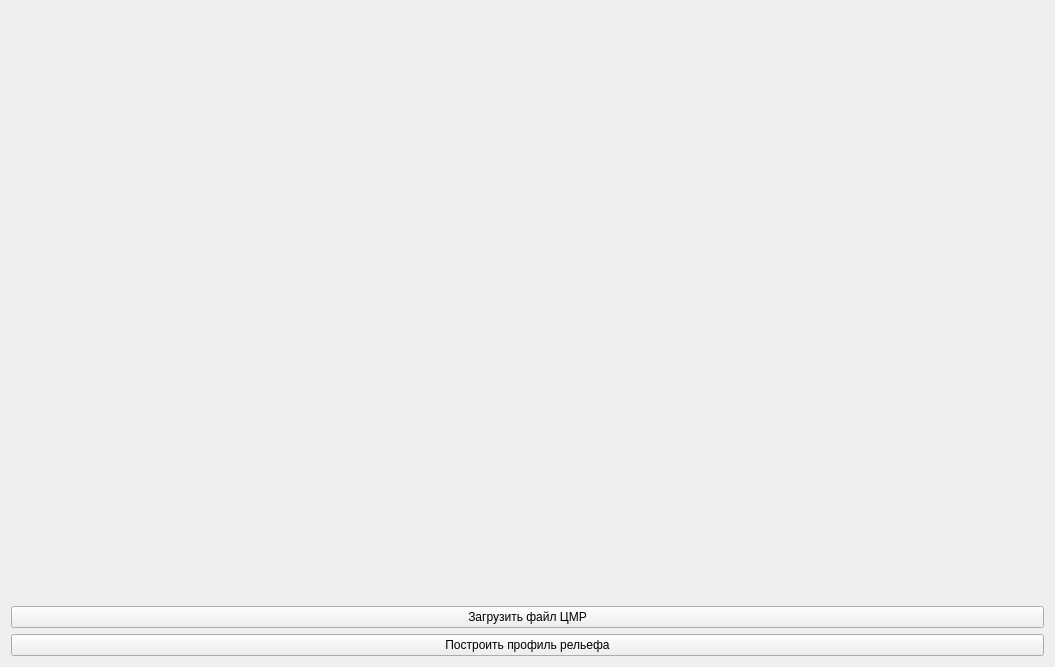
<?xml version="1.0" encoding="UTF-8"?>
<ui version="4.0">
 <class>Widget</class>
 <widget class="QWidget" name="Widget">
  <property name="geometry">
   <rect>
    <x>0</x>
    <y>0</y>
    <width>1055</width>
    <height>667</height>
   </rect>
  </property>
  <property name="windowTitle">
   <string>Widget</string>
  </property>
  <layout class="QVBoxLayout" name="verticalLayout_2">
   <item>
    <layout class="QVBoxLayout" name="verticalLayout_3">
     <item>
      <widget class="QCustomPlot" name="customPlot_widget" native="true"/>
     </item>
    </layout>
   </item>
   <item>
    <widget class="QPushButton" name="load_pb">
     <property name="text">
      <string>Загрузить файл ЦМР</string>
     </property>
    </widget>
   </item>
   <item>
    <widget class="QPushButton" name="buildProfile_pb">
     <property name="text">
      <string>Построить профиль рельефа</string>
     </property>
    </widget>
   </item>
  </layout>
 </widget>
 <customwidgets>
  <customwidget>
   <class>QCustomPlot</class>
   <extends>QWidget</extends>
   <header>qcustomplot.h</header>
   <container>1</container>
  </customwidget>
 </customwidgets>
 <resources/>
 <connections/>
</ui>
